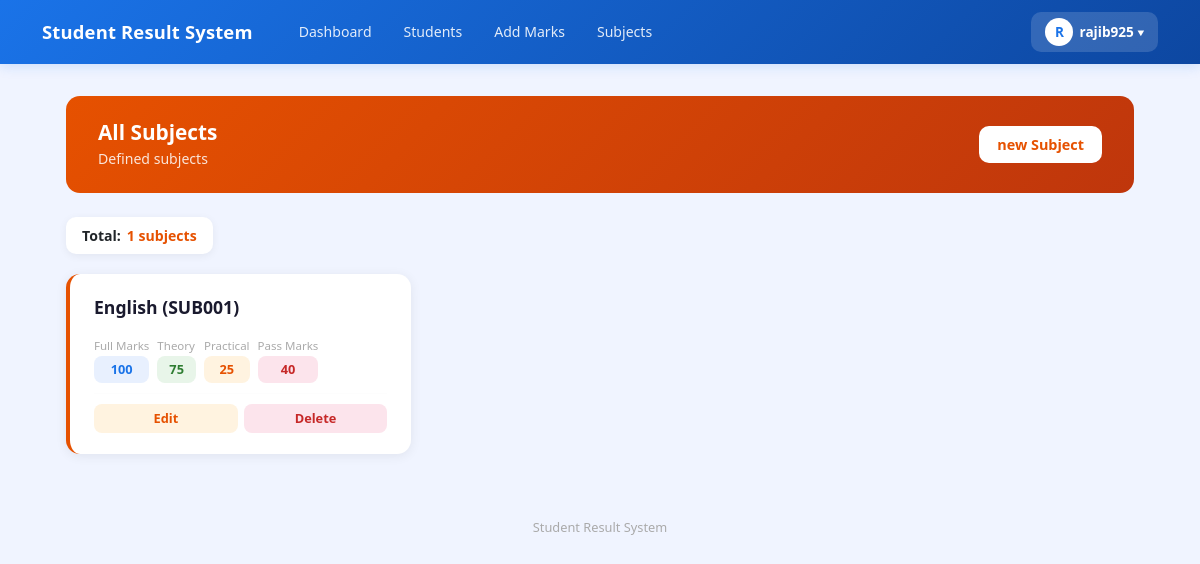
The app's page /subjects/ (signed in), older data.
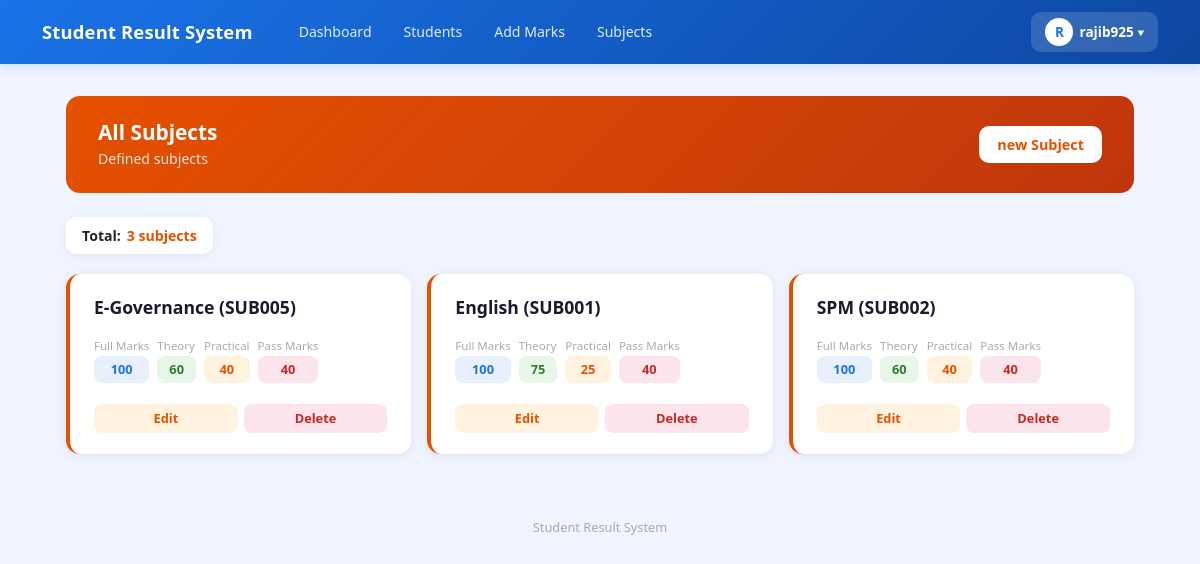
The same page, newer data.
### result/models.py (models this page shows, shortened)
class CustomUser(AbstractUser):
    ROLE_CHOICES = (
        ('admin', 'Admin'),
        ('teacher', 'Teacher'),
        ('student', 'Student'),
    )
    role = models.CharField(max_length=10, choices=ROLE_CHOICES, default='student')
    phone = models.CharField(max_length=15, null=True, blank=True)

class Subject(models.Model):
    class_name = models.ForeignKey(
        Class, on_delete=models.CASCADE, related_name='subjects'
    )
    name = models.CharField(max_length=100)
    subject_code = models.CharField(max_length=20,unique=True, blank=True)
    full_marks = models.PositiveIntegerField(default=100)
    theory_marks = models.PositiveIntegerField(default=60)
    practical_marks = models.PositiveIntegerField(default=40)
    pass_marks = models.PositiveIntegerField(default=40)
    theory_pass_marks = models.PositiveIntegerField(default=24)
    practical_pass_marks = models.PositiveIntegerField(default=15)
    class Meta:
        ordering = ['name']

### result/views.py (the view)
# urls.py: path('subjects/', views.subject_list, name='subject_list'),
@login_required(login_url='result:admin_login')
def subject_list(request):
    subjects = Subject.objects.all()
    return render(request, 'result/subject_list.html', {'subjects': subjects})

### result/templates/result/subject_list.html (shortened to what this page needs)
{% extends 'result/base.html' %}
{% block content %}
<div class="page-header">
    <div>
        <h4> All Subjects</h4>
        <p>Defined subjects </p>
    </div>
    <a href="{% url 'result:add_subject' %}" class="btn-add">new Subject</a>
</div>
<div class="stat-pill">
    Total: <span style="color:#e65100;">{{ subjects.count }} subjects</span>
</div>
{% if subjects %}
<div class="subject-grid">
    {% for subject in subjects %}
    <div class="subject-card">
        <div class="subject-name">
            {{ subject.name }} ({{ subject.subject_code }})
        </div>
        <div class="marks-row">
            <div>
                <div class="marks-label">Full Marks</div>
                <div class="marks-badge badge-full">{{ subject.full_marks }}</div>
            </div>
            {% if subject.theory_marks %}
            <div>
                <div class="marks-label">Theory</div>
                <div class="marks-badge badge-theory">{{ subject.theory_marks }}</div>
            </div>
            {% endif %}
            {% if subject.practical_marks %}
            <div>
                <div class="marks-label">Practical</div>
                <div class="marks-badge badge-practical">{{ subject.practical_marks }}</div>
            </div>
            {% endif %}
            <div>
                <div class="marks-label">Pass Marks</div>
                <div class="marks-badge badge-pass">{{ subject.pass_marks }}</div>
            </div>
        </div>
        <hr class="divider-line">
        <div class="action-btns">
            <a href="{% url 'result:edit_subject' subject.pk %}" class="btn-edit"> Edit</a>
            <a href="{% url 'result:delete_subject' subject.pk %}" class="btn-delete"> Delete</a>
        </div>
    </div>
    {% endfor %}
</div>
{% endif %}
{% endblock %}

### result/templates/result/base.html (shortened to what this page needs)
<!DOCTYPE html>
<html lang="ne">
<head>
    <link href="https://cdn.jsdelivr.net/npm/bootstrap@5.3.0/dist/css/bootstrap.min.css" rel="stylesheet">
    <link href="https://cdn.jsdelivr.net/npm/bootstrap-icons@1.10.0/font/bootstrap-icons.css" rel="stylesheet">
</head>
<body>
    <nav class="navbar navbar-expand-lg">
        <div class="container">
         <a class="navbar-brand text-white" href="{% url 'result:dashboard' %}">
    Student Result System
</a>
            {% if user.is_authenticated %}
            <div class="collapse navbar-collapse" id="navMenu">
                <div class="d-flex gap-1 ms-3 flex-wrap align-items-center">
                    <a href="{% url 'result:dashboard' %}" class="nav-link-btn">Dashboard</a>
                    <a href="{% url 'result:student_list' %}" class="nav-link-btn">Students</a>
                    <a href="{% url 'result:add_marks' %}" class="nav-link-btn">Add Marks</a>
                    <a href="{% url 'result:subject_list' %}" class="nav-link-btn">Subjects</a>
                </div>
                <div class="ms-auto mt-2 mt-lg-0 profile-dropdown">
                    <button class="profile-btn" onclick="toggleDropdown()">
                        <div class="profile-avatar">
                            {{ request.user.username|first|upper }}
                        </div>
                        {{ request.user.username }}
                        ▾
                    </button>
                </div>
            </div>
            {% endif %}
        </div>
    </nav>
    <div class="main-container">
        {% block content %}{% endblock %}
    </div>
    <div class="site-footer">
        Student Result System
    </div>
</body>
</html>

### result/templates/result/base.html (style rules this page uses)
body { background: #f0f4ff; min-height: 100vh; }
.navbar-brand { font-size: 1.15rem; font-weight: 700; letter-spacing: 0.01em; }
.navbar { background: linear-gradient(135deg, #1a73e8, #0d47a1) !important; box-shadow: 0 2px 12px rgba(26, 115, 232, 0.18); padding: 0.75rem 0; }
.nav-link-btn { color: rgba(255, 255, 255, 0.88); font-size: 0.88rem; font-weight: 500; padding: 6px 14px; border-radius: 8px; text-decoration: none; transition: background 0.15s; }
.profile-dropdown { position: relative; }
.profile-btn { background: rgba(255, 255, 255, 0.15); color: white; border: none; border-radius: 10px; padding: 6px 14px; font-size: 0.85rem; font-weight: 600; cursor: pointer; display: flex; align-items: center; gap: 6px; transition: background 0.15s; }
.profile-avatar { width: 28px; height: 28px; background: white; color: #1a73e8; border-radius: 50%; display: flex; align-items: center; justify-content: center; font-weight: 800; font-size: 0.85rem; }
.main-container { max-width: 1100px; margin: 0 auto; padding: 2rem 1rem; }
.site-footer { text-align: center; color: #aaa; font-size: 0.8rem; padding: 2rem 0 1rem; }

### result/templates/result/subject_list.html (style rules this page uses)
.page-header { background: linear-gradient(135deg, #e65100, #bf360c); border-radius: 14px; padding: 1.5rem 2rem; color: white; display: flex; align-items: center; justify-content: space-between; flex-wrap: wrap; gap: 1rem; margin-bottom: 1.5rem; }
.page-header h4 { font-size: 1.3rem; font-weight: 700; margin: 0; }
.page-header p { margin: 0.2rem 0 0; opacity: 0.85; font-size: 0.88rem; }
.btn-add { background: white; color: #e65100; font-weight: 600; border: none; border-radius: 10px; padding: 8px 18px; text-decoration: none; font-size: 0.9rem; transition: all 0.15s; }
.stat-pill { background: white; border-radius: 10px; padding: 8px 16px; font-size: 0.88rem; font-weight: 600; box-shadow: 0 2px 8px rgba(0, 0, 0, 0.06); display: inline-flex; align-items: center; gap: 6px; margin-bottom: 1.2rem; }
.subject-grid { display: grid; grid-template-columns: repeat(auto-fill, minmax(280px, 1fr)); gap: 1rem; }
.subject-card { background: white; border-radius: 14px; box-shadow: 0 2px 12px rgba(0, 0, 0, 0.07); padding: 1.3rem 1.5rem; transition: transform 0.15s, box-shadow 0.15s; border-left: 4px solid #e65100; }
.subject-name { font-size: 1.1rem; font-weight: 700; color: #1a1a2e; margin-bottom: 1rem; display: flex; align-items: center; gap: 8px; }
.marks-row { display: flex; gap: 8px; flex-wrap: wrap; margin-bottom: 8px; }
.marks-badge { border-radius: 8px; padding: 4px 12px; font-size: 0.8rem; font-weight: 600; text-align: center; }
.badge-full { background: #e8f0fe; color: #1a73e8; }
.badge-theory { background: #e8f5e9; color: #2e7d32; }
.badge-practical { background: #fff3e0; color: #e65100; }
.badge-pass { background: #fce4ec; color: #c62828; }
.marks-label { font-size: 0.72rem; color: #aaa; margin-bottom: 2px; }
.divider-line { border: none; border-top: 1px solid #f5f5f5; margin: 10px 0; }
.action-btns { display: flex; gap: 6px; }
.btn-edit { background: #fff3e0; color: #e65100; border: none; border-radius: 8px; padding: 5px 14px; font-size: 0.8rem; font-weight: 600; text-decoration: none; transition: all 0.15s; flex: 1; text-align: center; }
.btn-delete { background: #fce4ec; color: #c62828; border: none; border-radius: 8px; padding: 5px 14px; font-size: 0.8rem; font-weight: 600; text-decoration: none; transition: all 0.15s; flex: 1; text-align: center; }

Row changes from the older to the newer data that the page shows:
added Subject: name "E-Governance", subject_code "SUB005", full_marks "100", theory_marks "60", practical_marks "40", pass_marks "40"
added Subject: name "SPM", subject_code "SUB002", full_marks "100", theory_marks "60", practical_marks "40", pass_marks "40"
Text that changed along with them:
{{ subjects.count }}: "1" → "3"
